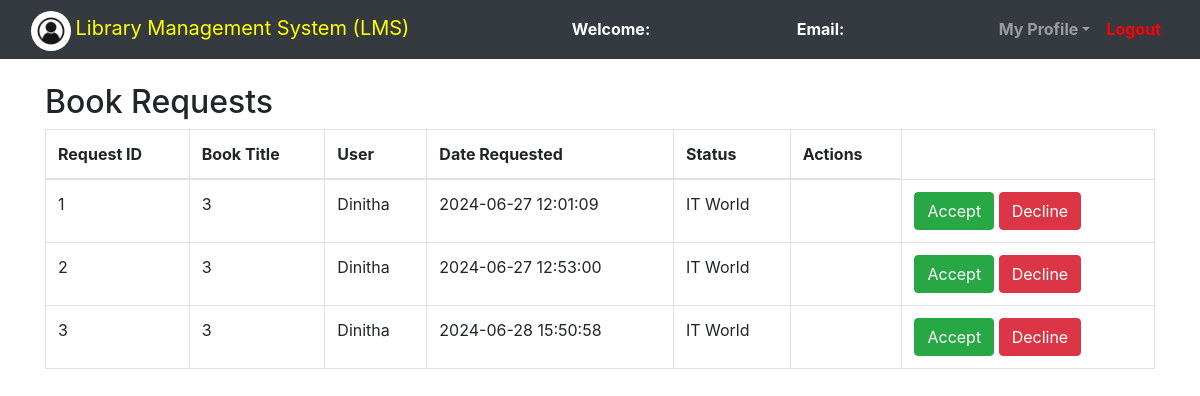
Page /admin/view_book_request.php on the committed database.
### tables this page shows
CREATE TABLE `request_book` (
  `rb_id` int(11) NOT NULL,
  `user_id` int(11) NOT NULL,
  `book_id` int(11) NOT NULL,
  `user_name` varchar(200) NOT NULL,
  `book_name` varchar(200) NOT NULL,
  `request_date` longtext NOT NULL
);

### admin/view_book_request.php (the view, shortened to what this page needs)
<?php
    $connection = mysqli_connect("localhost","root","");
    $query = "SELECT * FROM request_book";
    $result = mysqli_query($connection, $query);
?>
<!DOCTYPE html>
<html>
<head>
    <link rel="stylesheet" type="text/css" href="../bootstrap-4.4.1/css/bootstrap.min.css">
</head>
<body>
    <nav class="navbar navbar-expand-lg navbar-dark bg-dark">
        <div class="container-fluid">
            <div class="navbar-header">
                <img src="img.jpg" alt="Default Profile" style="width: 40px; height: 40px; border-radius: 50%;">
                <a class="navbar-brand" href="admin_dashboard.php" style="color:yellow;">Library Management System (LMS)</a>
            </div>
            <font style="color: white"><span><strong>Welcome: <?php echo $_SESSION['name'];?></strong></span></font>
            <font style="color: white"><span><strong>Email: <?php echo $_SESSION['email'];?></strong></font>
            <ul class="nav navbar-nav navbar-right">
                <li class="nav-item dropdown">
                    <a class="nav-link dropdown-toggle" data-toggle="dropdown"><b>My Profile</b></a>
                </li>
                <li class="nav-item">
                    <a class="nav-link" href="../logout.php" style="color:red;"><b>Logout</b></a>
                </li>
            </ul>
        </div>
    </nav><br>
    <div class="container">
        <h2>Book Requests</h2>
        <table class="table table-bordered">
            <thead>
                <tr>
                    <th>Request ID</th>
                    <th>Book Title</th>
                    <th>User</th>
                    <th>Date Requested</th>
                    <th>Status</th>
                    <th>Actions</th>
                </tr>
            </thead>
            <tbody>
                <?php
                    while($row = mysqli_fetch_assoc($result)) {
                        echo "<tr>";
                        echo "<td>".$row['rb_id']."</td>";
                        echo "<td>".$row['user_id']."</td>";
                        echo "<td>".$row['user_name']."</td>";
                        echo "<td>".$row['request_date']."</td>";
                        echo "<td>".$row['book_name']."</td>";
                        echo "<td>".$row['status']."</td>";
                        echo "<td>
                                <a href='view_book_request.php?action=accept&id=".$row['rb_id']."' class='btn btn-success'>Accept</a>
                                <a href='view_book_request.php?action=decline&id=".$row['rb_id']."' class='btn btn-danger'>Decline</a>
                              </td>";
                        echo "</tr>";
                    }
                ?>
            </tbody>
        </table>
    </div>
</body>
</html>

### rows in the picture
request_book: rb_id "1", user "3", user_name "Dinitha", request_date "2024-06-27 12:01:09", book_name "IT World"
request_book: rb_id "2", user "3", user_name "Dinitha", request_date "2024-06-27 12:53:00", book_name "IT World"
request_book: rb_id "3", user "3", user_name "Dinitha", request_date "2024-06-28 15:50:58", book_name "IT World"
